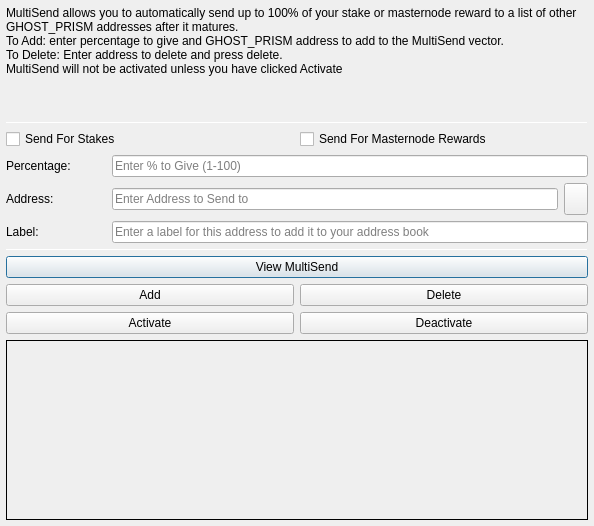
<?xml version="1.0" encoding="UTF-8"?>
<ui version="4.0">
 <class>MultiSendDialog</class>
 <widget class="QDialog" name="MultiSendDialog">
  <property name="windowModality">
   <enum>Qt::NonModal</enum>
  </property>
  <property name="geometry">
   <rect>
    <x>0</x>
    <y>0</y>
    <width>594</width>
    <height>526</height>
   </rect>
  </property>
  <property name="windowTitle">
   <string>MultiSend</string>
  </property>
  <layout class="QVBoxLayout" name="verticalLayout" stretch="0">
   <property name="margin">
    <number>6</number>
   </property>
   <item>
    <layout class="QVBoxLayout" name="verticalLayout_Main" stretch="1,1,1,0,1,1,1">
     <item>
      <widget class="QLabel" name="label_2">
       <property name="lineWidth">
        <number>1</number>
       </property>
       <property name="text">
        <string>MultiSend allows you to automatically send up to 100% of your stake or masternode reward to a list of other GHOST_PRISM addresses after it matures.
To Add: enter percentage to give and GHOST_PRISM address to add to the MultiSend vector.
To Delete: Enter address to delete and press delete.
MultiSend will not be activated unless you have clicked Activate</string>
       </property>
       <property name="alignment">
        <set>Qt::AlignLeading|Qt::AlignLeft|Qt::AlignTop</set>
       </property>
       <property name="wordWrap">
        <bool>true</bool>
       </property>
      </widget>
     </item>
     <item>
      <widget class="Line" name="line">
       <property name="minimumSize">
        <size>
         <width>0</width>
         <height>1</height>
        </size>
       </property>
       <property name="maximumSize">
        <size>
         <width>16777215</width>
         <height>1</height>
        </size>
       </property>
       <property name="orientation">
        <enum>Qt::Horizontal</enum>
       </property>
      </widget>
     </item>
     <item>
      <layout class="QVBoxLayout" name="verticalLayout_Settings">
       <item>
        <layout class="QHBoxLayout" name="horizontalLayout">
         <item>
          <widget class="QCheckBox" name="multiSendStakeCheckBox">
           <property name="text">
            <string>Send For Stakes</string>
           </property>
          </widget>
         </item>
         <item>
          <widget class="QCheckBox" name="multiSendMasternodeCheckBox">
           <property name="text">
            <string>Send For Masternode Rewards</string>
           </property>
          </widget>
         </item>
        </layout>
       </item>
       <item>
        <layout class="QHBoxLayout" name="horizontalLayout_6">
         <item>
          <widget class="QLabel" name="label">
           <property name="minimumSize">
            <size>
             <width>100</width>
             <height>0</height>
            </size>
           </property>
           <property name="toolTip">
            <string>Percentage of stake to send</string>
           </property>
           <property name="text">
            <string>Percentage:</string>
           </property>
          </widget>
         </item>
         <item>
          <widget class="QLineEdit" name="multiSendPercentEdit">
           <property name="toolTip">
            <string>Enter whole numbers 1 - 100</string>
           </property>
           <property name="placeholderText">
            <string>Enter % to Give (1-100)</string>
           </property>
          </widget>
         </item>
        </layout>
       </item>
       <item>
        <layout class="QHBoxLayout" name="horizontalLayout_7">
         <item>
          <widget class="QLabel" name="label_5">
           <property name="minimumSize">
            <size>
             <width>100</width>
             <height>0</height>
            </size>
           </property>
           <property name="toolTip">
            <string>Address to send portion of stake to</string>
           </property>
           <property name="text">
            <string>Address:</string>
           </property>
          </widget>
         </item>
         <item>
          <widget class="QLineEdit" name="multiSendAddressEdit">
           <property name="toolTip">
            <string/>
           </property>
           <property name="placeholderText">
            <string>Enter Address to Send to</string>
           </property>
          </widget>
         </item>
         <item>
          <widget class="QToolButton" name="addressBookButton">
           <property name="maximumSize">
            <size>
             <width>16777215</width>
             <height>32</height>
            </size>
           </property>
           <property name="toolTip">
            <string>Choose an address from the address book</string>
           </property>
           <property name="text">
            <string/>
           </property>
           <property name="icon">
            <iconset resource="../ghost_prism.qrc">
             <normaloff>:/icons/address-book</normaloff>:/icons/address-book</iconset>
           </property>
           <property name="shortcut">
            <string>Alt+A</string>
           </property>
          </widget>
         </item>
        </layout>
       </item>
      </layout>
     </item>
     <item>
      <layout class="QHBoxLayout" name="horizontalLayout_3">
       <item>
        <widget class="QLabel" name="label_3">
         <property name="minimumSize">
          <size>
           <width>100</width>
           <height>0</height>
          </size>
         </property>
         <property name="text">
          <string>Label:</string>
         </property>
        </widget>
       </item>
       <item>
        <widget class="QLineEdit" name="labelAddressLabelEdit">
         <property name="placeholderText">
          <string>Enter a label for this address to add it to your address book</string>
         </property>
        </widget>
       </item>
      </layout>
     </item>
     <item>
      <widget class="Line" name="line_2">
       <property name="minimumSize">
        <size>
         <width>0</width>
         <height>1</height>
        </size>
       </property>
       <property name="maximumSize">
        <size>
         <width>16777215</width>
         <height>1</height>
        </size>
       </property>
       <property name="orientation">
        <enum>Qt::Horizontal</enum>
       </property>
      </widget>
     </item>
     <item>
      <layout class="QVBoxLayout" name="verticalLayout_Buttons">
       <item>
        <layout class="QHBoxLayout" name="horizontalLayout_4">
         <item>
          <widget class="QPushButton" name="viewButton">
           <property name="toolTip">
            <string/>
           </property>
           <property name="statusTip">
            <string>View MultiSend Vector</string>
           </property>
           <property name="text">
            <string>View MultiSend</string>
           </property>
          </widget>
         </item>
        </layout>
       </item>
       <item>
        <layout class="QHBoxLayout" name="horizontalLayout_2">
         <item>
          <widget class="QPushButton" name="addButton">
           <property name="toolTip">
            <string/>
           </property>
           <property name="statusTip">
            <string>Add to MultiSend Vector</string>
           </property>
           <property name="text">
            <string>Add</string>
           </property>
          </widget>
         </item>
         <item>
          <widget class="QPushButton" name="deleteButton">
           <property name="toolTip">
            <string/>
           </property>
           <property name="statusTip">
            <string>Delete Address From MultiSend Vector</string>
           </property>
           <property name="text">
            <string>Delete</string>
           </property>
          </widget>
         </item>
        </layout>
       </item>
       <item>
        <layout class="QHBoxLayout" name="horizontalLayout_5">
         <item>
          <widget class="QPushButton" name="activateButton">
           <property name="statusTip">
            <string>Activate MultiSend</string>
           </property>
           <property name="text">
            <string>Activate</string>
           </property>
          </widget>
         </item>
         <item>
          <widget class="QPushButton" name="disableButton">
           <property name="statusTip">
            <string>Deactivate MultiSend</string>
           </property>
           <property name="text">
            <string>Deactivate</string>
           </property>
          </widget>
         </item>
        </layout>
       </item>
      </layout>
     </item>
     <item>
      <widget class="QLabel" name="message">
       <property name="minimumSize">
        <size>
         <width>0</width>
         <height>180</height>
        </size>
       </property>
       <property name="frameShape">
        <enum>QFrame::Panel</enum>
       </property>
       <property name="frameShadow">
        <enum>QFrame::Plain</enum>
       </property>
       <property name="lineWidth">
        <number>1</number>
       </property>
       <property name="midLineWidth">
        <number>1</number>
       </property>
       <property name="text">
        <string/>
       </property>
       <property name="alignment">
        <set>Qt::AlignLeading|Qt::AlignLeft|Qt::AlignTop</set>
       </property>
       <property name="wordWrap">
        <bool>true</bool>
       </property>
      </widget>
     </item>
    </layout>
   </item>
  </layout>
 </widget>
 <resources>
  <include location="../ghost_prism.qrc"/>
 </resources>
 <connections/>
</ui>
